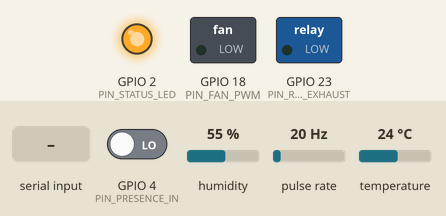
Bench run of a sketch on a simulated ESP32. Parts: switched loads named in the sketch (green lamp = pin HIGH), output pins drawn as LEDs (lit = HIGH). Wiring (inferred from the names in the program): pulse sensor: data GPIO 19. The test bench sets the inputs (shaded band); at power-on: humidity 55 %, GPIO 4 (PIN_PRESENCE_IN) LOW, pulse rate 20 Hz, temperature 24 °C. What the sketch prints to the serial monitor is not drawn.

Above: at 1.7 s.
1.8 s: humidity set to 65 %
5.9 s: humidity set to 68 %
At 7.2 s:
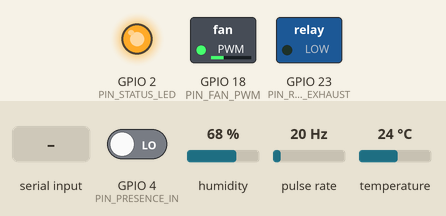
7.5 s: "b" received over Serial
At 11.4 s:
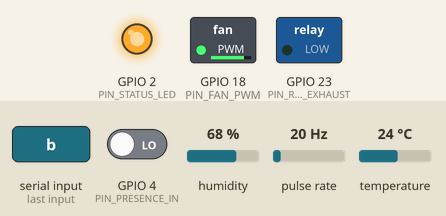
11.6 s: GPIO 4 (PIN_PRESENCE_IN) driven HIGH
13.5 s: "s" received over Serial
At 17.2 s:
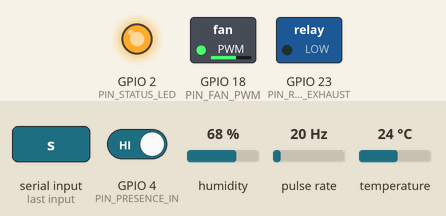
17.5 s: GPIO 4 (PIN_PRESENCE_IN) driven LOW
At 22.2 s:
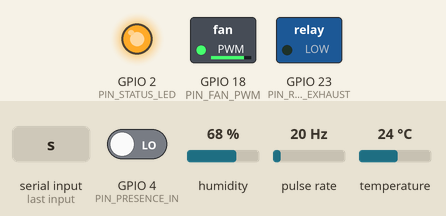
Timing chart, 0 to 22.6 s (numbered marks = the images above; inputs shaded):
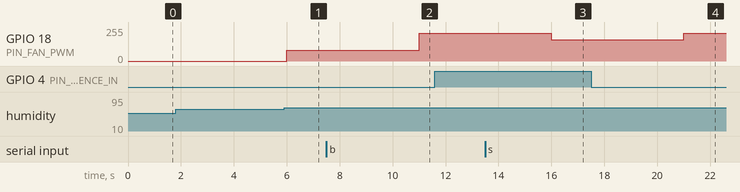

Measured:
- the behaviour switches between 66 and 67 % on humidity (found by bisection; images 0 and 1)
- after the input at 1.8 s, every drawn part: stays the same
- after the input at 5.9 s, GPIO 18 (PIN_FAN_PWM): 0/255 → 80/255 after 0.10 s
- after the input at 7.5 s, GPIO 18 (PIN_FAN_PWM): 80/255 → 209/255 after 3.5 s
- after the input at 11.6 s, every drawn part: stays the same
- after the input at 13.5 s, GPIO 18 (PIN_FAN_PWM): 209/255 → 159/255 after 2.5 s
- after the input at 17.5 s, GPIO 18 (PIN_FAN_PWM): 159/255 → 209/255 after 3.5 s

The sketch:

sketch.ino
```cpp
/* ==============================================================================
   ComfortLoop — Occupancy- and Comfort-Aware Fan Controller
   Track 1: Fan | atomQUEST 2026

   Target Hardware Architecture:
     - ESP32-WROOM-32 Development Board
     - BME280 (I2C) - Temperature & Relative Humidity Sensor
     - LD2410 (UART / Out Pin) - 24GHz mmWave Human Presence Sensor
     - INA219 (I2C) - High-Side Current & Power Sensor
     - 12V 4-Pin PWM DC Fan (25 kHz Intel Specification Standard)
     - 5V Relay Module (Connected Device / Auxiliary Exhaust Fan)

   NOTICE & HARDWARE VALIDATION DISCLAIMER:
     This firmware provides the production-grade Arduino C++ implementation
     of the ComfortLoop control algorithms. Values in lookup tables (e.g.
     airflow speed vs PWM level) are simulation approximations and must be
     calibrated against physical anemometer and dynamometer measurements
     before clinical or mission-critical deployment.
   ============================================================================== */

#include <Arduino.h>
#include <Wire.h>
#include <math.h>

#if defined(ESP32)
  #include <esp_arduino_version.h>
#endif

// Ensure IRAM_ATTR is defined across all architectures (ESP32, AVR, etc.)
#if !defined(IRAM_ATTR)
  #define IRAM_ATTR
#endif

// Sensor & Bus Libraries:
#include <Adafruit_Sensor.h>
#include <Adafruit_BME280.h>
// #include <Adafruit_INA219.h>
// #include <WiFi.h>
// #include <PubSubClient.h>

/* --- Pin Assignments (ESP32) --- */
#define PIN_I2C_SDA         21  // Shared I2C SDA (BME280 + INA219)
#define PIN_I2C_SCL         22  // Shared I2C SCL (BME280 + INA219)
#define PIN_PRESENCE_IN     4   // LD2410 Out Pin (HIGH = Occupied)
#define PIN_FAN_PWM         18  // Fan 4-Pin PWM Control (GPIO 18)
#define PIN_FAN_TACH        19  // Fan Tachometer feedback (GPIO 19, Interrupt)
#define PIN_RELAY_EXHAUST   23  // Relay for auxiliary connected device
#define PIN_STATUS_LED      2   // Built-in status LED

/* --- PWM Configuration (Intel 4-Pin 25 kHz Standard) --- */
#define PWM_LEDC_CHANNEL    0      // Timer channel for legacy ESP32 Core 2.x
#define PWM_FREQ_HZ         25000  // 25 kHz standard
#define PWM_RESOLUTION_BITS 8      // 8-bit resolution (0 - 255)

/* --- Operating States --- */
enum ControlState {
  STATE_ACTIVE = 0,
  STATE_AWAY   = 1,
  STATE_SLEEP  = 2,
  STATE_FAULT  = 3
};

/* --- Comfort Classifications --- */
enum ComfortClassification {
  COMFORT_COLD = 0,
  COMFORT_COOL,
  COMFORT_COMFORTABLE,
  COMFORT_WARM,
  COMFORT_HOT
};

/* --- Configuration Parameters --- */
struct SystemConfig {
  float targetTempC = 26.0f;           // Target apparent temperature (°C)
  float hysteresisBandC = 0.5f;        // Hysteresis deadband (±0.5°C)
  unsigned long vacancyTimeoutMs = 300000UL; // 5 minutes standard vacancy delay
  unsigned long demoTimeoutMs = 5000UL;      // 5 seconds accelerated demo mode
  bool useDemoTimer = false;           // Toggle for judge demonstration
  bool sleepModeEnabled = false;       // Nighttime quiet mode
  uint8_t sleepStartHour = 22;         // 10:00 PM
  uint8_t sleepEndHour = 6;            // 06:00 AM
  uint8_t sleepMaxLevel = 2;           // Max speed in sleep mode
  unsigned long minSpeedChangeIntervalMs = 5000UL; // Anti-hunting rate limiter
  uint8_t faultFallbackLevel = 2;      // Failsafe fan speed in fault condition
  bool benchSimulationMode = false;    // Explicit bench-testing toggle (false = read physical BME280)
};

/* --- Hardware Sensor Instances --- */
Adafruit_BME280 bme;
bool bmeInitialized = false;

/* --- Sensor Telemetry Structure --- */
struct SensorData {
  float temperatureC;
  float humidityPct;
  bool occupied;
  bool valid;
};

/* --- Calibration & Model Lookup Tables --- */
// PWM values for discrete levels 0 (OFF) through 5 (MAX)
const uint8_t PWM_LOOKUP[6]     = { 0, 80, 120, 160, 210, 255 };

// Uncalibrated simulation assumption: Airspeed ws (m/s) per fan level
const float AIRFLOW_LOOKUP[6]   = { 0.0f, 0.3f, 0.7f, 1.2f, 1.8f, 2.5f };

// Assumed fan power consumption (Watts) at 12V
const float POWER_LOOKUP[6]     = { 0.0f, 1.8f, 3.2f, 5.5f, 8.4f, 12.0f };

/* --- Global Runtime State --- */
SystemConfig config;
ControlState currentState = STATE_ACTIVE;
uint8_t currentFanLevel = 0;
unsigned long lastSpeedChangeMs = 0;
unsigned long vacancyStartMs = 0;
bool isOccupied = true;
bool faultActive = false;
String faultReason = "";
unsigned long speedChangeCount = 0;
volatile unsigned long tachPulseCount = 0;

/* --- Interrupt Service Routine for Fan Tachometer --- */
void IRAM_ATTR onTachPulse() {
  tachPulseCount++;
}

/* ==============================================================================
   COMFORT MODEL & MATHEMATICAL FUNCTIONS
   Formula:
     AT = T + 0.33 * e - 0.70 * ws - 4.00
     e  = (RH / 100.0) * 6.105 * exp(17.27 * T / (237.7 + T))
   ============================================================================== */

/**
 * Computes water-vapour pressure e in hPa.
 */
float computeVapourPressure(float tempC, float rhPct) {
  return (rhPct / 100.0f) * 6.105f * expf((17.27f * tempC) / (237.7f + tempC));
}

/**
 * Computes apparent temperature in °C based on ambient temperature, humidity,
 * and assumed fan airspeed from the lookup table.
 */
float computeApparentTemperature(float tempC, float rhPct, float airspeedMs) {
  float e = computeVapourPressure(tempC, rhPct);
  return tempC + (0.33f * e) - (0.70f * airspeedMs) - 4.00f;
}

/**
 * Classifies apparent temperature against target and hysteresis.
 */
ComfortClassification classifyComfort(float apparentTemp, float target, float hysteresis) {
  float diff = apparentTemp - target;
  if (diff < -(hysteresis + 3.0f)) return COMFORT_COLD;
  if (diff < -hysteresis)          return COMFORT_COOL;
  if (diff <= hysteresis)          return COMFORT_COMFORTABLE;
  if (diff <= (hysteresis + 3.0f)) return COMFORT_WARM;
  return COMFORT_HOT;
}

/**
 * Selects the target fan level according to apparent temperature deviation.
 * Retains current level inside hysteresis deadband to prevent hunting.
 */
uint8_t calculateDesiredLevel(float apparentTemp, float target, float hysteresis, uint8_t currentLevel) {
  float diff = apparentTemp - target;

  // Too cool: turn fan off
  if (diff < -hysteresis) {
    return 0;
  }
  // Inside hysteresis band: maintain current speed
  if (diff >= -hysteresis && diff <= hysteresis) {
    return currentLevel;
  }
  // Above comfortable target: graduated response
  if (diff <= 1.5f) return 1;
  if (diff <= 3.0f) return 2;
  if (diff <= 4.5f) return 3;
  if (diff <= 6.0f) return 4;
  return 5;
}

/* ==============================================================================
   ACTUATOR OUTPUT FUNCTIONS
   ============================================================================== */

void setFanPwmLevel(uint8_t level) {
  if (level > 5) level = 5;
  uint8_t pwmValue = PWM_LOOKUP[level];

#if defined(ESP32)
  #if defined(ESP_ARDUINO_VERSION_MAJOR) && (ESP_ARDUINO_VERSION_MAJOR >= 3)
    // ESP32 Arduino Core 3.x: ledcWrite targets the GPIO pin directly
    ledcWrite(PIN_FAN_PWM, pwmValue);
  #else
    // ESP32 Arduino Core 2.x legacy: ledcWrite targets the configured timer channel
    ledcWrite(PWM_LEDC_CHANNEL, pwmValue);
  #endif
#else
  analogWrite(PIN_FAN_PWM, pwmValue);
#endif

  currentFanLevel = level;
}

void setRelayState(bool turnOn) {
  digitalWrite(PIN_RELAY_EXHAUST, turnOn ? HIGH : LOW);
}

/* ==============================================================================
   SENSOR ACQUISITION (BME280 I2C & LD2410 Presence)
   ============================================================================== */

SensorData readSensors() {
  SensorData data;
  data.occupied = (digitalRead(PIN_PRESENCE_IN) == HIGH);

  // 1. Explicit bench simulation mode for offline / testbed operation
  if (config.benchSimulationMode) {
    data.temperatureC = 28.5f;
    data.humidityPct = 60.0f;
    data.valid = true;
    return data;
  }

  // 2. Physical hardware reading from BME280 over I2C
  if (!bmeInitialized) {
    // Attempt automatic re-initialization if the sensor was plugged in or reconnected
    if (bme.begin(0x76, &Wire) || bme.begin(0x77, &Wire)) {
      bmeInitialized = true;
      Serial.println(F("[RECOVERY] BME280 sensor I2C connection re-established."));
    } else {
      // During physical operation, never substitute synthetic values on failure
      data.temperatureC = NAN;
      data.humidityPct = NAN;
      data.valid = false;
      return data;
    }
  }

  float temp = bme.readTemperature();
  float hum = bme.readHumidity();

  data.temperatureC = temp;
  data.humidityPct = hum;

  // Validate sensor integrity against physical constraints
  // BME280 valid range: -40°C to +85°C, 0% to 100% RH
  if (isnan(temp) || temp < -40.0f || temp > 85.0f ||
      isnan(hum)  || hum < 0.0f    || hum > 100.0f) {
    data.valid = false;
  } else {
    data.valid = true;
  }

  return data;
}

/* ==============================================================================
   CORE STATE MACHINE & CONTROL LOOP
   ============================================================================== */

void executeControlLoop(unsigned long currentMillis) {
  SensorData sensors = readSensors();

  // 1. Fault verification
  if (!sensors.valid) {
    if (!faultActive) {
      faultActive = true;
      if (!bmeInitialized && !config.benchSimulationMode) {
        faultReason = "BME280 sensor offline / not detected on I2C (0x76/0x77)";
      } else {
        faultReason = "BME280 telemetry out of valid physical range or NaN";
      }
      Serial.print(F("[FAULT] "));
      Serial.println(faultReason);
      Serial.println(F("[FAULT] Entering FAULT fallback mode (Failsafe Level 2)."));
    }
  } else {
    // If fault was caused by sensor failure and valid telemetry is restored, auto-recover
    if (faultActive && faultReason.startsWith("BME280")) {
      faultActive = false;
      faultReason = "";
      Serial.println(F("[FAULT] BME280 valid telemetry restored. Resuming automatic control."));
    }
  }

  if (faultActive) {
    currentState = STATE_FAULT;
    if (currentFanLevel != config.faultFallbackLevel) {
      setFanPwmLevel(config.faultFallbackLevel);
      speedChangeCount++;
      lastSpeedChangeMs = currentMillis;
    }
    setRelayState(false);
    return;
  }

  // 2. Presence and Vacancy Tracking
  isOccupied = sensors.occupied;
  unsigned long activeVacancyDelay = config.useDemoTimer ? config.demoTimeoutMs : config.vacancyTimeoutMs;

  if (isOccupied) {
    if (vacancyStartMs != 0) {
      Serial.println(F("[OCCUPANCY] Presence confirmed. Vacancy countdown cancelled."));
      vacancyStartMs = 0;
    }
  } else {
    if (vacancyStartMs == 0) {
      vacancyStartMs = currentMillis;
      Serial.print(F("[OCCUPANCY] Room unoccupied. Vacancy countdown started (delay: "));
      Serial.print(activeVacancyDelay / 1000);
      Serial.println(F("s)."));
    }
  }

  unsigned long vacantElapsed = (vacancyStartMs == 0) ? 0 : (currentMillis - vacancyStartMs);
  bool isVacancyTimeoutExpired = (!isOccupied && vacantElapsed >= activeVacancyDelay);

  // 3. Operating State Transition
  ControlState nextState;
  if (isVacancyTimeoutExpired) {
    nextState = STATE_AWAY;
  } else if (config.sleepModeEnabled && isOccupied) {
    nextState = STATE_SLEEP;
  } else {
    nextState = STATE_ACTIVE;
  }

  if (nextState != currentState) {
    Serial.print(F("[STATE] Transition: "));
    Serial.print(currentState);
    Serial.print(F(" -> "));
    Serial.println(nextState);
    currentState = nextState;
  }

  // 4. Compute Comfort & Determine Desired Speed
  float currentAirflow = AIRFLOW_LOOKUP[currentFanLevel];
  float apparentTemp = computeApparentTemperature(sensors.temperatureC, sensors.humidityPct, currentAirflow);
  ComfortClassification comfort = classifyComfort(apparentTemp, config.targetTempC, config.hysteresisBandC);

  uint8_t desiredLevel = calculateDesiredLevel(apparentTemp, config.targetTempC, config.hysteresisBandC, currentFanLevel);

  // State-specific overrides
  if (currentState == STATE_AWAY) {
    desiredLevel = 0; // Turn fan completely off when unoccupied
  } else if (currentState == STATE_SLEEP) {
    if (desiredLevel > config.sleepMaxLevel) {
      desiredLevel = config.sleepMaxLevel; // Enforce nighttime quiet cap
    }
  }

  // 5. Anti-Hunting Rate Limiter & Gradual Adjustment
  if (desiredLevel != currentFanLevel && (currentMillis - lastSpeedChangeMs >= config.minSpeedChangeIntervalMs)) {
    // In sleep mode, enforce gradual ±1 step changes
    if (currentState == STATE_SLEEP) {
      if (desiredLevel > currentFanLevel) desiredLevel = currentFanLevel + 1;
      else if (desiredLevel < currentFanLevel) desiredLevel = currentFanLevel - 1;
    }

    Serial.print(F("[FAN] Speed adjusted: Level "));
    Serial.print(currentFanLevel);
    Serial.print(F(" -> Level "));
    Serial.print(desiredLevel);
    Serial.print(F(" (PWM: "));
    Serial.print(PWM_LOOKUP[desiredLevel]);
    Serial.println(F(")"));

    setFanPwmLevel(desiredLevel);
    speedChangeCount++;
    lastSpeedChangeMs = currentMillis;
  }

  // 6. Connected Device Trigger (Exhaust / AC Aux)
  // Trigger auxiliary exhaust when room is hot, humid, and occupied
  if (isOccupied && comfort == COMFORT_HOT && sensors.humidityPct > 60.0f) {
    setRelayState(true);
  } else {
    setRelayState(false);
  }

  // 7. Telemetry Output (JSON formatted for serial or simulated MQTT)
  Serial.print(F("{\"state\":"));
  Serial.print(currentState);
  Serial.print(F(",\"fanLevel\":"));
  Serial.print(currentFanLevel);
  Serial.print(F(",\"pwm\":"));
  Serial.print(PWM_LOOKUP[currentFanLevel]);
  Serial.print(F(",\"temp\":"));
  if (isnan(sensors.temperatureC)) Serial.print(F("null"));
  else Serial.print(sensors.temperatureC, 2);
  Serial.print(F(",\"humidity\":"));
  if (isnan(sensors.humidityPct)) Serial.print(F("null"));
  else Serial.print(sensors.humidityPct, 1);
  Serial.print(F(",\"apparentTemp\":"));
  if (isnan(apparentTemp)) Serial.print(F("null"));
  else Serial.print(apparentTemp, 2);
  Serial.print(F(",\"occupied\":"));
  Serial.print(isOccupied ? "true" : "false");
  Serial.print(F(",\"simPowerW\":"));
  Serial.print(POWER_LOOKUP[currentFanLevel], 1);
  Serial.print(F(",\"benchSim\":"));
  Serial.print(config.benchSimulationMode ? "true" : "false");
  Serial.print(F(",\"bmeOk\":"));
  Serial.print(bmeInitialized ? "true" : "false");
  Serial.println(F("}"));
}

/* ==============================================================================
   ARDUINO ENTRY POINTS
   ============================================================================== */

void setup() {
  Serial.begin(115200);
  delay(500);

  Serial.println(F("=================================================="));
  Serial.println(F("ComfortLoop - Smart Fan Controller Firmware v1.0"));
  Serial.println(F("Track 1: Fan | atomQUEST 2026 Virtual Prototype"));
  Serial.println(F("=================================================="));

  pinMode(PIN_PRESENCE_IN, INPUT);
  pinMode(PIN_RELAY_EXHAUST, OUTPUT);
  pinMode(PIN_STATUS_LED, OUTPUT);
  pinMode(PIN_FAN_TACH, INPUT_PULLUP);
  attachInterrupt(digitalPinToInterrupt(PIN_FAN_TACH), onTachPulse, FALLING);

  // Initialize I2C with explicit pin assignments (GPIO 21 SDA, GPIO 22 SCL)
  Wire.begin(PIN_I2C_SDA, PIN_I2C_SCL);

  // Probe BME280 sensor (standard module address 0x76, fallback 0x77)
  Serial.print(F("[INIT] Probing BME280 sensor on I2C (SDA="));
  Serial.print(PIN_I2C_SDA);
  Serial.print(F(", SCL="));
  Serial.print(PIN_I2C_SCL);
  Serial.println(F(")..."));

  if (bme.begin(0x76, &Wire)) {
    bmeInitialized = true;
    Serial.println(F("[INIT] BME280 detected and initialized successfully at address 0x76."));
  } else if (bme.begin(0x77, &Wire)) {
    bmeInitialized = true;
    Serial.println(F("[INIT] BME280 detected and initialized successfully at address 0x77."));
  } else {
    bmeInitialized = false;
    Serial.println(F("[ERROR] BME280 initialization FAILED! No device responded at 0x76 or 0x77."));
    if (!config.benchSimulationMode) {
      Serial.println(F("[WARNING] Physical operation active: System will enter FAULT fallback until sensor is detected."));
    }
  }

#if defined(ESP32)
  #if defined(ESP_ARDUINO_VERSION_MAJOR) && (ESP_ARDUINO_VERSION_MAJOR >= 3)
    // ESP32 Arduino Core 3.x API: ledcAttach(pin, frequency, resolution)
    ledcAttach(PIN_FAN_PWM, PWM_FREQ_HZ, PWM_RESOLUTION_BITS);
  #else
    // ESP32 Arduino Core 2.x Legacy API: ledcSetup(channel, frequency, resolution) + ledcAttachPin(pin, channel)
    ledcSetup(PWM_LEDC_CHANNEL, PWM_FREQ_HZ, PWM_RESOLUTION_BITS);
    ledcAttachPin(PIN_FAN_PWM, PWM_LEDC_CHANNEL);
  #endif
#else
  pinMode(PIN_FAN_PWM, OUTPUT);
#endif

  setFanPwmLevel(0);
  setRelayState(false);
  digitalWrite(PIN_STATUS_LED, HIGH);

  Serial.println(F("Peripherals initialized. Starting control loop."));
}

void loop() {
  unsigned long now = millis();
  static unsigned long lastLoopMs = 0;

  // Run control loop every 1000ms
  if (now - lastLoopMs >= 1000UL) {
    lastLoopMs = now;
    executeControlLoop(now);
  }

  // Process optional serial commands for interactive testing
  if (Serial.available()) {
    char cmd = Serial.read();
    if (cmd == 'd') {
      config.useDemoTimer = !config.useDemoTimer;
      Serial.print(F("Demo vacancy timer toggled: "));
      Serial.println(config.useDemoTimer ? F("5 SECONDS") : F("5 MINUTES"));
    } else if (cmd == 's') {
      config.sleepModeEnabled = !config.sleepModeEnabled;
      Serial.print(F("Sleep mode toggled: "));
      Serial.println(config.sleepModeEnabled ? F("ENABLED") : F("DISABLED"));
    } else if (cmd == 'b') {
      config.benchSimulationMode = !config.benchSimulationMode;
      Serial.print(F("Bench simulation mode: "));
      Serial.println(config.benchSimulationMode ? F("ENABLED (Synthetic data)") : F("DISABLED (Physical BME280)"));
    } else if (cmd == 'f') {
      faultActive = !faultActive;
      faultReason = faultActive ? "Injected test fault via Serial" : "";
      Serial.print(F("Fault state toggled: "));
      Serial.println(faultActive ? F("FAULT ACTIVE") : F("CLEARED"));
    }
  }
}
```
